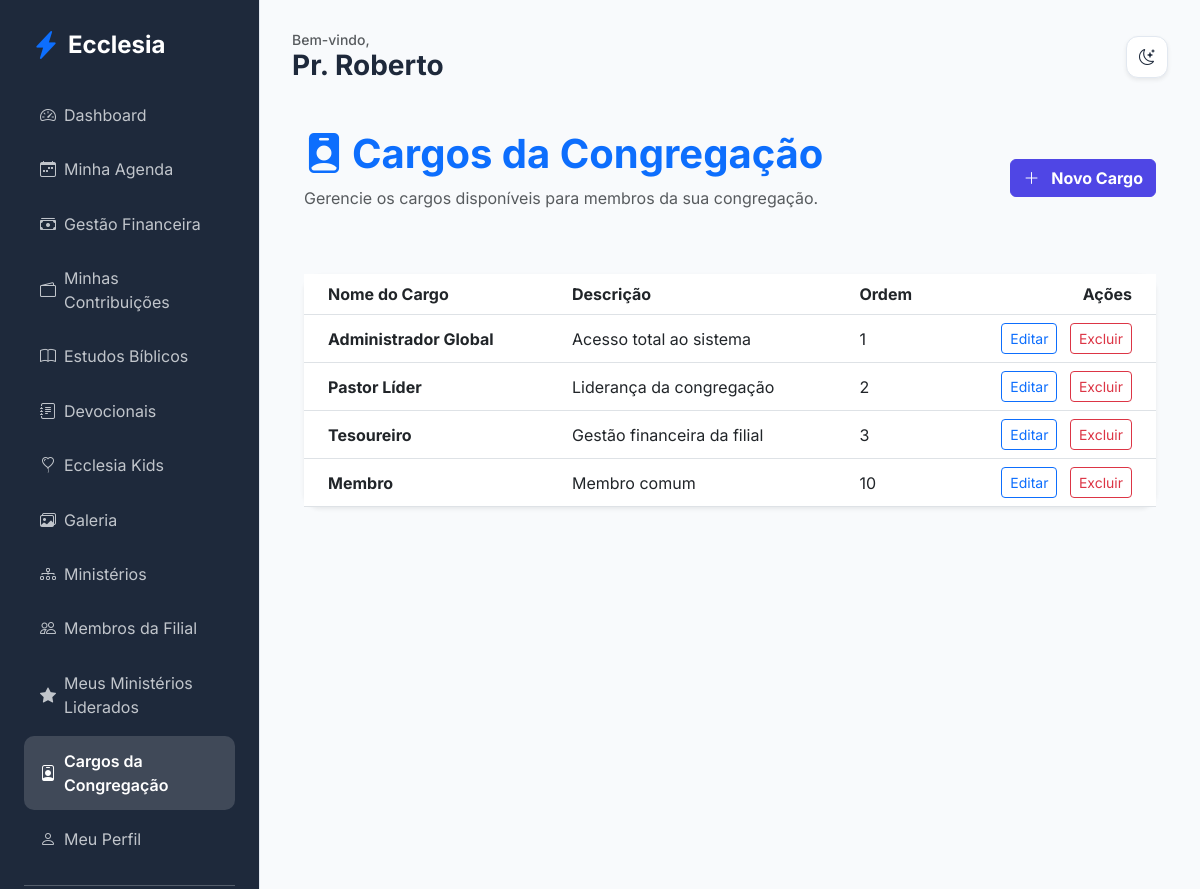
Screenshot of /admin/roles (signed in) with the database file from the repository.
### app/core/models.py (models this page shows, shortened)
class User(db.Model, UserMixin):
    id = db.Column(db.Integer, primary_key=True)
    name = db.Column(db.String(100), nullable=False)
    email = db.Column(db.String(120), unique=True, nullable=False)
    password_hash = db.Column(db.String(128))
    birth_date = db.Column(db.Date)
    gender = db.Column(db.String(20))
    documents = db.Column(db.String(200)) # Flexível para diferentes países
    tax_id = db.Column(db.String(20), nullable=True)  # NIF (PT), CPF/CNPJ (BR), etc.
    address = db.Column(db.Text)
    phone = db.Column(db.String(50))
    profile_photo = db.Column(db.String(255), nullable=True)
    status = db.Column(db.String(20), default='pending') # pending, active, rejected
    is_email_verified = db.Column(db.Boolean, default=False)
    email_verification_token = db.Column(db.String(100), unique=True, nullable=True)
    data_consent = db.Column(db.Boolean, default=False)
    data_consent_date = db.Column(db.DateTime)
    marketing_consent = db.Column(db.Boolean, default=False)
    is_ministry_leader = db.Column(db.Boolean, default=False)
    church_id = db.Column(db.Integer, db.ForeignKey('church.id'))
    family_id = db.Column(db.Integer, db.ForeignKey('family.id'), nullable=True)
    church_role_id = db.Column(db.Integer, db.ForeignKey('church_role.id'), nullable=True)
    ministries = db.relationship('Ministry', secondary=member_ministries, backref=db.backref('members', lazy='dynamic'))
    can_manage_ministries = db.Column(db.Boolean, default=False)
    can_manage_media = db.Column(db.Boolean, default=False)
    can_publish_devotionals = db.Column(db.Boolean, default=False)
    can_approve_members = db.Column(db.Boolean, default=False)
    can_manage_finance = db.Column(db.Boolean, default=False)
    can_manage_kids = db.Column(db.Boolean, default=False)
    can_manage_events = db.Column(db.Boolean, default=False)

class ChurchRole(db.Model):
    id = db.Column(db.Integer, primary_key=True)
    name = db.Column(db.String(80), nullable=False)
    description = db.Column(db.Text, nullable=True)
    church_id = db.Column(db.Integer, db.ForeignKey('church.id'), nullable=False)
    is_active = db.Column(db.Boolean, default=True)
    order = db.Column(db.Integer, default=0)  # para ordenar na exibição
    users = db.relationship('User', backref='church_role', lazy=True)

### app/modules/admin/routes.py (the view)
@admin_bp.route('/roles')
@login_required
def list_roles():
    if not current_user.church_role or current_user.church_role.name not in ['Administrador Global', 'Pastor Líder']:
        flash('Acesso negado.', 'danger')
        return redirect(url_for('members.dashboard'))
    roles = ChurchRole.query.filter_by(church_id=current_user.church_id).order_by(ChurchRole.order, ChurchRole.name).all()
    return render_template('admin/list_roles.html', roles=roles)

### app/templates/admin/list_roles.html (shortened to what this page needs)
{% extends "base.html" %}
{% block content %}
<div class="container py-4">
    <div class="d-flex justify-content-between align-items-center mb-5">
        <div>
            <h1 class="fw-bold text-primary"><i class="bi bi-person-badge-fill me-2"></i>Cargos da Congregação</h1>
            <p class="text-muted">Gerencie os cargos disponíveis para membros da sua congregação.</p>
        </div>
        <a href="{{ url_for('admin.add_role') }}" class="btn btn-primary fw-bold">
            <i class="bi bi-plus-lg me-2"></i> Novo Cargo
        </a>
    </div>
    <div class="card border-0 shadow-sm">
        <div class="table-responsive">
            <table class="table table-hover align-middle mb-0">
                <thead class="bg-light">
                    <tr>
                        <th class="ps-4">Nome do Cargo</th>
                        <th>Descrição</th>
                        <th>Ordem</th>
                        <th class="text-end pe-4">Ações</th>
                    </tr>
                </thead>
                <tbody>
                    {% for role in roles %}
                    <tr>
                        <td class="ps-4 fw-bold">{{ role.name }}</td>
                        <td>{{ role.description or 'Sem descrição' }}</td>
                        <td>{{ role.order }}</td>
                        <td class="text-end pe-4">
                            <a href="{{ url_for('admin.edit_role', id=role.id) }}" class="btn btn-sm btn-outline-primary me-2">Editar</a>
                            <a href="{{ url_for('admin.delete_role', id=role.id) }}" class="btn btn-sm btn-outline-danger" onclick="return confirm('Tem certeza que deseja excluir este cargo?');">Excluir</a>
                        </td>
                    </tr>
                    {% endfor %}
                </tbody>
            </table>
        </div>
    </div>
</div>
{% endblock %}

### app/templates/base.html (shortened to what this page needs)
<!DOCTYPE html>
<html lang="pt-BR">
<head>
    <link href="https://cdn.jsdelivr.net/npm/bootstrap@5.3.0/dist/css/bootstrap.min.css" rel="stylesheet">
    <link href="https://cdn.jsdelivr.net/npm/bootstrap-icons@1.10.0/font/bootstrap-icons.css" rel="stylesheet">
    <link rel="stylesheet" href="{{ url_for('static', filename='css/premium.css') }}">
</head>
<body>
    {% if current_user.is_authenticated %}
    <div class="sidebar d-none d-lg-block">
        <div class="d-flex align-items-center mb-4 px-2">
            <i class="bi bi-lightning-charge-fill text-primary fs-3 me-2"></i>
            <h4 class="mb-0 fw-bold text-white">Ecclesia</h4>
        </div>
        {% include 'includes/_nav_links.html' %}
    </div>
    {% endif %}
    <div class="main-content {{ 'mx-auto' if not current_user.is_authenticated }}">
        {% if current_user.is_authenticated %}
        <header class="d-flex justify-content-between align-items-center mb-4 d-none d-lg-flex">
            <div>
                <h5 class="text-muted mb-0 small">Bem-vindo,</h5>
                <h3 class="fw-bold mb-0">{{ current_user.name }}</h3>
            </div>
            <div class="theme-toggle shadow-sm" onclick="toggleTheme()">
                <i class="bi bi-moon-stars" id="theme-icon"></i>
            </div>
        </header>
        {% endif %}
        {% block content %}{% endblock %}
    </div>
</body>
</html>

### app/static/css/premium.css (style rules this page uses)
:root { --primary: #4f46e5; --primary-hover: #4338ca; --secondary: #64748b; --success: #10b981; --danger: #ef4444; --warning: #f59e0b; --info: #06b6d4; --bg-main: #f8fafc; --bg-card: #ffffff; --text-main: #1e293b; --text-muted: #64748b; --border: #e2e8f0; --sidebar-bg: #1e293b; --sidebar-text: #f8fafc; --input-bg: #ffffff; }
body { font-family: 'Inter', sans-serif; background-color: var(--bg-main); color: var(--text-main); transition: background-color 0.3s ease, color 0.3s ease; }
.sidebar { background-color: var(--sidebar-bg); color: var(--sidebar-text); min-height: 100vh; padding: 2rem 1rem; }
.main-content { padding: 2rem; }
.card { background-color: var(--bg-card); border: 1px solid var(--border); border-radius: 1rem; box-shadow: 0 4px 6px -1px rgb(0 0 0 / 0.1); transition: transform 0.2s, background-color 0.3s; }
.btn-primary { background-color: var(--primary); border-color: var(--primary); }
.theme-toggle { cursor: pointer; padding: 0.5rem; border-radius: 50%; background: var(--bg-card); border: 1px solid var(--border); display: flex; align-items: center; justify-content: center; width: 40px; height: 40px; transition: all 0.3s ease; }

### app/templates/base.html (style rules this page uses)
:root { --sidebar-width: 260px; }
body { font-family: 'Inter', sans-serif; background-color: var(--bg-main); color: var(--text-main); transition: background-color 0.3s, color 0.3s; }
.sidebar { width: var(--sidebar-width); height: 100vh; position: fixed; left: 0; top: 0; z-index: 1000; background-color: var(--sidebar-bg); color: var(--sidebar-text); border-right: 1px solid var(--border); padding: 1.5rem; overflow-y: auto; transition: background-color 0.3s; }
.main-content { margin-left: var(--sidebar-width); padding: 2rem; min-height: 100vh; background-color: var(--bg-main); }
.card { border: 1px solid var(--border); box-shadow: 0 4px 12px rgba(0,0,0,0.05); }
.theme-toggle { cursor: pointer; padding: 0.6rem; border-radius: 12px; background: var(--bg-card); border: 1px solid var(--border); color: var(--text-main); display: flex; align-items: center; justify-content: center; width: 42px; height: 42px; transition: all 0.3s; }

### rows the page displays
User: name "Pr. Roberto"
ChurchRole: name "Administrador Global", description "Acesso total ao sistema", order "1"
ChurchRole: name "Pastor Líder", description "Liderança da congregação", order "2"
ChurchRole: name "Tesoureiro", description "Gestão financeira da filial", order "3"
ChurchRole: name "Membro", description "Membro comum", order "10"
